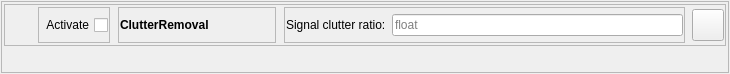
<?xml version="1.0" encoding="UTF-8"?>
<ui version="4.0">
 <class>topLevelForm</class>
 <widget class="QWidget" name="topLevelForm">
  <property name="geometry">
   <rect>
    <x>0</x>
    <y>0</y>
    <width>730</width>
    <height>74</height>
   </rect>
  </property>
  <property name="sizePolicy">
   <sizepolicy hsizetype="Preferred" vsizetype="Minimum">
    <horstretch>0</horstretch>
    <verstretch>0</verstretch>
   </sizepolicy>
  </property>
  <property name="maximumSize">
   <size>
    <width>800</width>
    <height>100</height>
   </size>
  </property>
  <property name="windowTitle">
   <string>Form</string>
  </property>
  <layout class="QVBoxLayout" name="verticalLayout">
   <property name="leftMargin">
    <number>1</number>
   </property>
   <property name="topMargin">
    <number>1</number>
   </property>
   <property name="rightMargin">
    <number>1</number>
   </property>
   <property name="bottomMargin">
    <number>1</number>
   </property>
   <item>
    <widget class="QFrame" name="frame_6">
     <property name="frameShape">
      <enum>QFrame::StyledPanel</enum>
     </property>
     <property name="frameShadow">
      <enum>QFrame::Raised</enum>
     </property>
     <layout class="QVBoxLayout" name="verticalLayout_3">
      <property name="leftMargin">
       <number>1</number>
      </property>
      <property name="topMargin">
       <number>1</number>
      </property>
      <property name="rightMargin">
       <number>1</number>
      </property>
      <property name="bottomMargin">
       <number>1</number>
      </property>
      <item>
       <widget class="QWidget" name="DataProcessorSettingsWidget" native="true">
        <layout class="QHBoxLayout" name="horizontalLayout_10">
         <property name="leftMargin">
          <number>1</number>
         </property>
         <property name="topMargin">
          <number>1</number>
         </property>
         <property name="rightMargin">
          <number>1</number>
         </property>
         <property name="bottomMargin">
          <number>1</number>
         </property>
         <item>
          <widget class="QFrame" name="frame">
           <property name="sizePolicy">
            <sizepolicy hsizetype="Preferred" vsizetype="Minimum">
             <horstretch>0</horstretch>
             <verstretch>0</verstretch>
            </sizepolicy>
           </property>
           <property name="frameShape">
            <enum>QFrame::StyledPanel</enum>
           </property>
           <property name="frameShadow">
            <enum>QFrame::Raised</enum>
           </property>
           <layout class="QHBoxLayout" name="horizontalLayout_12">
            <property name="leftMargin">
             <number>1</number>
            </property>
            <property name="topMargin">
             <number>1</number>
            </property>
            <property name="rightMargin">
             <number>1</number>
            </property>
            <property name="bottomMargin">
             <number>1</number>
            </property>
            <item>
             <widget class="QLabel" name="DataProcessorStateLabel">
              <property name="sizePolicy">
               <sizepolicy hsizetype="Fixed" vsizetype="Minimum">
                <horstretch>0</horstretch>
                <verstretch>0</verstretch>
               </sizepolicy>
              </property>
              <property name="minimumSize">
               <size>
                <width>25</width>
                <height>0</height>
               </size>
              </property>
              <property name="text">
               <string/>
              </property>
             </widget>
            </item>
            <item>
             <widget class="QWidget" name="ActivateCheckboxWidget" native="true">
              <property name="sizePolicy">
               <sizepolicy hsizetype="Fixed" vsizetype="Minimum">
                <horstretch>0</horstretch>
                <verstretch>0</verstretch>
               </sizepolicy>
              </property>
              <property name="minimumSize">
               <size>
                <width>70</width>
                <height>0</height>
               </size>
              </property>
              <layout class="QHBoxLayout" name="horizontalLayout_3">
               <property name="leftMargin">
                <number>1</number>
               </property>
               <property name="topMargin">
                <number>1</number>
               </property>
               <property name="rightMargin">
                <number>1</number>
               </property>
               <property name="bottomMargin">
                <number>1</number>
               </property>
               <item>
                <widget class="QFrame" name="frame_1">
                 <property name="frameShape">
                  <enum>QFrame::StyledPanel</enum>
                 </property>
                 <property name="frameShadow">
                  <enum>QFrame::Raised</enum>
                 </property>
                 <layout class="QHBoxLayout" name="horizontalLayout_7">
                  <property name="leftMargin">
                   <number>1</number>
                  </property>
                  <property name="topMargin">
                   <number>1</number>
                  </property>
                  <property name="rightMargin">
                   <number>1</number>
                  </property>
                  <property name="bottomMargin">
                   <number>1</number>
                  </property>
                  <item>
                   <widget class="QCheckBox" name="ActivateDataProcessorCheckbox">
                    <property name="layoutDirection">
                     <enum>Qt::RightToLeft</enum>
                    </property>
                    <property name="text">
                     <string>Activate</string>
                    </property>
                   </widget>
                  </item>
                 </layout>
                </widget>
               </item>
              </layout>
             </widget>
            </item>
            <item>
             <widget class="QWidget" name="dataProessorNameWidget" native="true">
              <property name="sizePolicy">
               <sizepolicy hsizetype="Fixed" vsizetype="Minimum">
                <horstretch>0</horstretch>
                <verstretch>0</verstretch>
               </sizepolicy>
              </property>
              <property name="minimumSize">
               <size>
                <width>160</width>
                <height>0</height>
               </size>
              </property>
              <layout class="QHBoxLayout" name="horizontalLayout_2">
               <property name="leftMargin">
                <number>1</number>
               </property>
               <property name="topMargin">
                <number>1</number>
               </property>
               <property name="rightMargin">
                <number>1</number>
               </property>
               <property name="bottomMargin">
                <number>1</number>
               </property>
               <item>
                <widget class="QFrame" name="frame_2">
                 <property name="frameShape">
                  <enum>QFrame::StyledPanel</enum>
                 </property>
                 <property name="frameShadow">
                  <enum>QFrame::Raised</enum>
                 </property>
                 <layout class="QHBoxLayout" name="horizontalLayout_4">
                  <property name="leftMargin">
                   <number>1</number>
                  </property>
                  <property name="topMargin">
                   <number>1</number>
                  </property>
                  <property name="rightMargin">
                   <number>1</number>
                  </property>
                  <property name="bottomMargin">
                   <number>1</number>
                  </property>
                  <item>
                   <widget class="QLabel" name="dataProcessorNameLabel">
                    <property name="enabled">
                     <bool>true</bool>
                    </property>
                    <property name="sizePolicy">
                     <sizepolicy hsizetype="Expanding" vsizetype="Fixed">
                      <horstretch>0</horstretch>
                      <verstretch>0</verstretch>
                     </sizepolicy>
                    </property>
                    <property name="minimumSize">
                     <size>
                      <width>0</width>
                      <height>32</height>
                     </size>
                    </property>
                    <property name="maximumSize">
                     <size>
                      <width>200</width>
                      <height>32</height>
                     </size>
                    </property>
                    <property name="font">
                     <font>
                      <bold>true</bold>
                     </font>
                    </property>
                    <property name="text">
                     <string>ClutterRemoval</string>
                    </property>
                   </widget>
                  </item>
                 </layout>
                </widget>
               </item>
              </layout>
             </widget>
            </item>
            <item>
             <widget class="QWidget" name="signalClutterRatioWidget" native="true">
              <property name="sizePolicy">
               <sizepolicy hsizetype="Preferred" vsizetype="Minimum">
                <horstretch>0</horstretch>
                <verstretch>0</verstretch>
               </sizepolicy>
              </property>
              <layout class="QHBoxLayout" name="horizontalLayout_11">
               <property name="leftMargin">
                <number>1</number>
               </property>
               <property name="topMargin">
                <number>1</number>
               </property>
               <property name="rightMargin">
                <number>1</number>
               </property>
               <property name="bottomMargin">
                <number>1</number>
               </property>
               <item>
                <widget class="QFrame" name="frame_5">
                 <property name="frameShape">
                  <enum>QFrame::StyledPanel</enum>
                 </property>
                 <property name="frameShadow">
                  <enum>QFrame::Raised</enum>
                 </property>
                 <layout class="QHBoxLayout" name="horizontalLayout_9">
                  <property name="leftMargin">
                   <number>1</number>
                  </property>
                  <property name="topMargin">
                   <number>1</number>
                  </property>
                  <property name="rightMargin">
                   <number>1</number>
                  </property>
                  <property name="bottomMargin">
                   <number>1</number>
                  </property>
                  <item>
                   <widget class="QLabel" name="signalClutterRatioLabel">
                    <property name="text">
                     <string>Signal clutter ratio:</string>
                    </property>
                   </widget>
                  </item>
                  <item>
                   <widget class="QLineEdit" name="signalClutterRatioLineEdit">
                    <property name="text">
                     <string/>
                    </property>
                    <property name="placeholderText">
                     <string>float</string>
                    </property>
                   </widget>
                  </item>
                 </layout>
                </widget>
               </item>
              </layout>
             </widget>
            </item>
            <item>
             <widget class="QPushButton" name="removeDataProcessorBtn">
              <property name="sizePolicy">
               <sizepolicy hsizetype="Fixed" vsizetype="Minimum">
                <horstretch>0</horstretch>
                <verstretch>0</verstretch>
               </sizepolicy>
              </property>
              <property name="minimumSize">
               <size>
                <width>32</width>
                <height>32</height>
               </size>
              </property>
              <property name="maximumSize">
               <size>
                <width>32</width>
                <height>32</height>
               </size>
              </property>
              <property name="text">
               <string/>
              </property>
             </widget>
            </item>
           </layout>
          </widget>
         </item>
        </layout>
       </widget>
      </item>
      <item>
       <widget class="QWidget" name="DataProcessorEvokeMessageWidget" native="true">
        <layout class="QHBoxLayout" name="horizontalLayout_13">
         <property name="leftMargin">
          <number>1</number>
         </property>
         <property name="topMargin">
          <number>1</number>
         </property>
         <property name="rightMargin">
          <number>1</number>
         </property>
         <property name="bottomMargin">
          <number>1</number>
         </property>
         <item>
          <widget class="QLabel" name="DataProcessorEvokeMessageLabel">
           <property name="text">
            <string/>
           </property>
          </widget>
         </item>
        </layout>
       </widget>
      </item>
     </layout>
    </widget>
   </item>
  </layout>
 </widget>
 <resources/>
 <connections/>
</ui>
